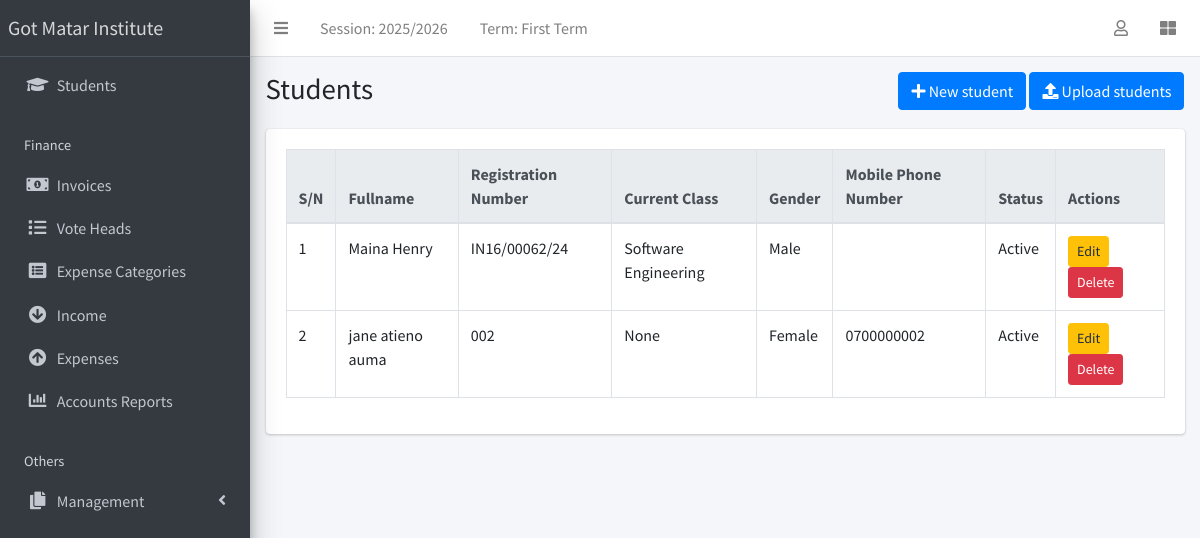
The app's page /student/list (signed in) with its own data.
### apps/corecode/models.py (models this page shows, shortened)
class AcademicSession(models.Model):
    name = models.CharField(max_length=200, unique=True)
    current = models.BooleanField(default=True)
    class Meta:
        ordering = ["-name"]

class AcademicTerm(models.Model):
    name = models.CharField(max_length=20, unique=True)
    current = models.BooleanField(default=True)
    class Meta:
        ordering = ["name"]

class StudentClass(models.Model):
    name = models.CharField(max_length=200, unique=True)
    class Meta:
        verbose_name = "Class"
        verbose_name_plural = "Classes"
        ordering = ["name"]
    def __str__(self):
        return self.name

### apps/students/models.py (models this page shows, shortened)
class Student(models.Model):
    STATUS_CHOICES = [("active", "Active"), ("inactive", "Inactive")]
    GENDER_CHOICES = [("male", "Male"), ("female", "Female")]
    current_status = models.CharField(
        max_length=10, choices=STATUS_CHOICES, default="active"
    )
    registration_number = models.CharField(max_length=200, unique=True)
    surname = models.CharField(max_length=200)
    firstname = models.CharField(max_length=200)
    other_name = models.CharField(max_length=200, blank=True)
    gender = models.CharField(max_length=10, choices=GENDER_CHOICES, default="male")
    date_of_birth = models.DateField(default=timezone.now)
    current_class = models.ForeignKey(
        StudentClass, on_delete=models.SET_NULL, blank=True, null=True
    )
    date_of_admission = models.DateField(default=timezone.now)
    mobile_num_regex = RegexValidator(
        regex="^[0-9]{10,15}$", message="Entered mobile number isn't in a right format!"
    )
    parent_mobile_number = models.CharField(
        validators=[mobile_num_regex], max_length=13, blank=True
    )
    address = models.TextField(blank=True)
    others = models.TextField(blank=True)
    passport = models.ImageField(blank=True, upload_to="students/passports/")
    class Meta:
        ordering = ["surname", "firstname", "other_name"]

### apps/students/views.py (the view)
# urls.py: path("list", StudentListView.as_view(), name="student-list"),
class StudentListView(LoginRequiredMixin, ListView):
    model = Student
    template_name = "students/student_list.html"

### apps/corecode/context_processors.py (called while the page is built)
def site_defaults(request):
    current_session = AcademicSession.objects.get(current=True)
    current_term = AcademicTerm.objects.get(current=True)
    vals = SiteConfig.objects.all()
    contexts = {
        "current_session": current_session.name,
        "current_term": current_term.name,
        "main_college_system_url": settings.MAIN_COLLEGE_SYSTEM_URL,
    }
    for val in vals:
        contexts[val.key] = val.value
    return contexts

### apps/students/templates/students/student_list.html (shortened to what this page needs)
{% extends 'base.html' %}
{% block title %}Students{% endblock title %}
{% block breadcrumb %}
<a class="btn btn-primary" href="{% url 'student-create' %}"><i
    class="fas fa-plus"></i> New student</a>
<a class="btn btn-primary" href="{% url 'student-upload' %}"><i
    class="fas fa-upload"></i> Upload students</a>
{% endblock breadcrumb %}
{% block content %}
  <div class="table-responsive">
    <table id="studenttable" class="table table-bordered table-hover" data-page-length='100'>
      <thead class="thead-light">
        <tr>
          <th>S/N</th>
          <th>Fullname</th>
          <th>Registration Number</th>
          <th>Current Class</th>
          <th>Gender</th>
          <th>Mobile Phone Number</th>
          <th>Status</th>
          <th>Actions</th>
        </tr>
      </thead>
      <tbody>
        {% for student in object_list %}
        <tr class='clickable-row' data-href="{% url 'student-detail' student.id %}">
            <td>{{ forloop.counter}}</td>
            <td>{{ student.surname}} {{student.firstname }} {{student.other_name }}</td>
            <td>{{ student.registration_number}}</td>
            <td>{{ student.current_class}}</td>
            <td>{{ student.get_gender_display}}</td>
            <td>{{ student.parent_mobile_number}}</td>
            <td>{{ student.get_current_status_display}}</td>
            <td>
              <a href="{% url 'student-update' student.pk %}" class="btn btn-sm btn-warning">Edit</a>
              <a href="{% url 'student-delete' student.pk %}" class="btn btn-sm btn-danger"
                 onclick="return confirm('Are you sure you want to delete this student?');">
                 Delete
              </a>
            </td>
          </tr>
        {% endfor %}
      </tbody>
    </table>
  </div>
{% endblock content %}

### templates/base.html (shortened to what this page needs)
{% load static %}
<!DOCTYPE html>
<html lang="en">
<head>
  <link rel="stylesheet" href="{% static 'plugins/fontawesome-free/css/all.min.css' %}">
  <link rel="stylesheet" href="{% static 'plugins/toastr/toastr.min.css' %}">
  <link rel="stylesheet"
    href="{% static 'plugins/overlayScrollbars/css/OverlayScrollbars.min.css' %}">
  <link rel="stylesheet" href="{% static 'plugins/Datatables/datatables.min.css' %}" />
  <link rel="stylesheet" href="{% static 'dist/css/adminlte.min.css' %}">
</head>
<body
  class="hold-transition sidebar-mini layout-fixed layout-navbar-fixed layout-footer-fixed">
  <div class="wrapper">
    <nav class="main-header navbar navbar-expand navbar-white navbar-light">
      <ul class="navbar-nav">
        <li class="nav-item">
          <a class="nav-link" data-widget="pushmenu" href="#" role="button"><i
              class="fas fa-bars"></i></a>
        </li>
        <li class="nav-item d-none d-sm-inline-block">
          <a href="{% url 'current-session' %}" class="nav-link">Session: {{ current_session }}</a>
        </li>
        <li class="nav-item d-none d-sm-inline-block">
          <a href="{% url 'current-session' %}" class="nav-link">Term: {{ current_term }}</a>
        </li>
      </ul>
      <ul class="navbar-nav ml-auto">
        <li class="nav-item dropdown">
          <a class="nav-link" data-toggle="dropdown" href="#">
            <i class="far fa-user"></i>
          </a>
        </li>
        <li class="nav-item">
          <a class="nav-link" data-widget="control-sidebar" data-slide="true"
            href="#" role="button"><i class="fas fa-th-large"></i></a>
        </li>
      </ul>
    </nav>
    <aside class="main-sidebar sidebar-dark-primary elevation-4">
      <a href="{% if main_college_system_url %}{{ main_college_system_url }}{% else %}{% url 'home' %}{% endif %}" class="brand-link">Got Matar Institute</a>
      <div class="sidebar">
        <nav class="mt-2">
          <ul class="nav nav-pills nav-sidebar flex-column"
            data-widget="treeview" role="menu" data-accordion="false">
            <li class="nav-item">
              <a href="{% url 'student-list' %}" class="nav-link">
                <i class="nav-icon fas fa-graduation-cap"></i>
                <p>
                  Students
                </p>
              </a>
            </li>
            <li class="nav-header">Finance</li>
            <li class="nav-item">
              <a href="{% url 'invoice-list' %}" class="nav-link">
                <i class="nav-icon fas fa-money-bill-alt"></i>
                <p>
                  Invoices
                </p>
              </a>
            </li>
            <li class="nav-item">
              <a href="{% url 'votehead-list' %}" class="nav-link">
                <i class="nav-icon fas fa-list"></i>
                <p>Vote Heads</p>
              </a>
            </li>
            <li class="nav-item">
              <a href="{% url 'expensecategory-list' %}" class="nav-link">
                <i class="nav-icon fas fa-list-alt"></i>
                <p>Expense Categories</p>
              </a>
            </li>
            <li class="nav-item">
              <a href="{% url 'income-list' %}" class="nav-link">
                <i class="nav-icon fas fa-arrow-circle-down"></i>
                <p>Income</p>
              </a>
            </li>
            <li class="nav-item">
              <a href="{% url 'expense-list' %}" class="nav-link">
                <i class="nav-icon fas fa-arrow-circle-up"></i>
                <p>Expenses</p>
              </a>
            </li>
            <li class="nav-item">
              <a href="{% url 'summary-report' %}" class="nav-link">
                <i class="nav-icon fas fa-chart-bar"></i>
                <p>Accounts Reports</p>
              </a>
            </li>
            <li class="nav-header">Others</li>
            <li class="nav-item has-treeview">
              <a href="#" class="nav-link">
                <i class="nav-icon fas fa-copy"></i>
                <p>
                  Management
                  <i class="fas fa-angle-left right"></i>
                </p>
              </a>
            </li>
          </ul>
        </nav>
      </div>
    </aside>
    <div class="content-wrapper">
      <section class="content-header">
        <div class="container-fluid">
          <div class="row mb-1">
            <div class="col-sm-8">
              <h1>{% block title %}{% endblock title %}</h1>
            </div>
            <div class="col-sm-4">
              <ol class="breadcrumb float-sm-right">
                <li class="breadcrumb-item">{% block breadcrumb %}{% endblock breadcrumb %}</li>
              </ol>
            </div>
          </div>
        </div>
      </section>
      <section class="content">
        <div class="container-fluid">
          <div class="row">
            <div class="col-md-12">
              {% block fullcard %}
              <div class="card">
                <div class="card-body">
                  <div class="row">
                    <div class="col">
                      {% block content %}
                      {% endblock content %}
                    </div>
                  </div>
                </div>
              </div>
              {% endblock fullcard %}
            </div>
          </div>
        </div>
      </section>
    </div>
  </div>
</body>
</html>

### records on screen
AcademicSession: name "2025/2026"
AcademicTerm: name "First Term"
Student: surname "Maina", firstname "Henry", registration_number "IN16/00062/24", current_class "Software Engineering", gender "Male", current_status "Active"
Student: surname "jane", firstname "atieno", other_name "auma", registration_number "002", current_class "None", gender "Female", parent_mobile_number "0700000002", current_status "Active"
